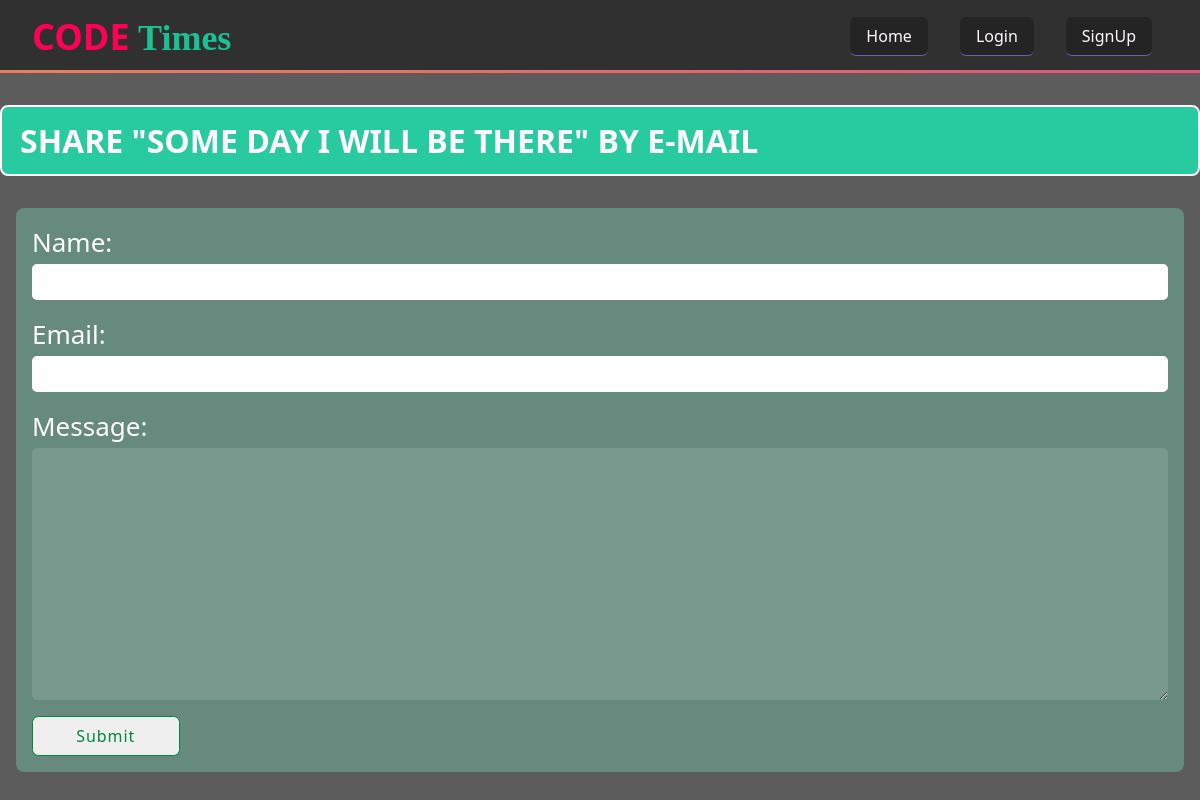
Page /share/20/ on the earlier database version.
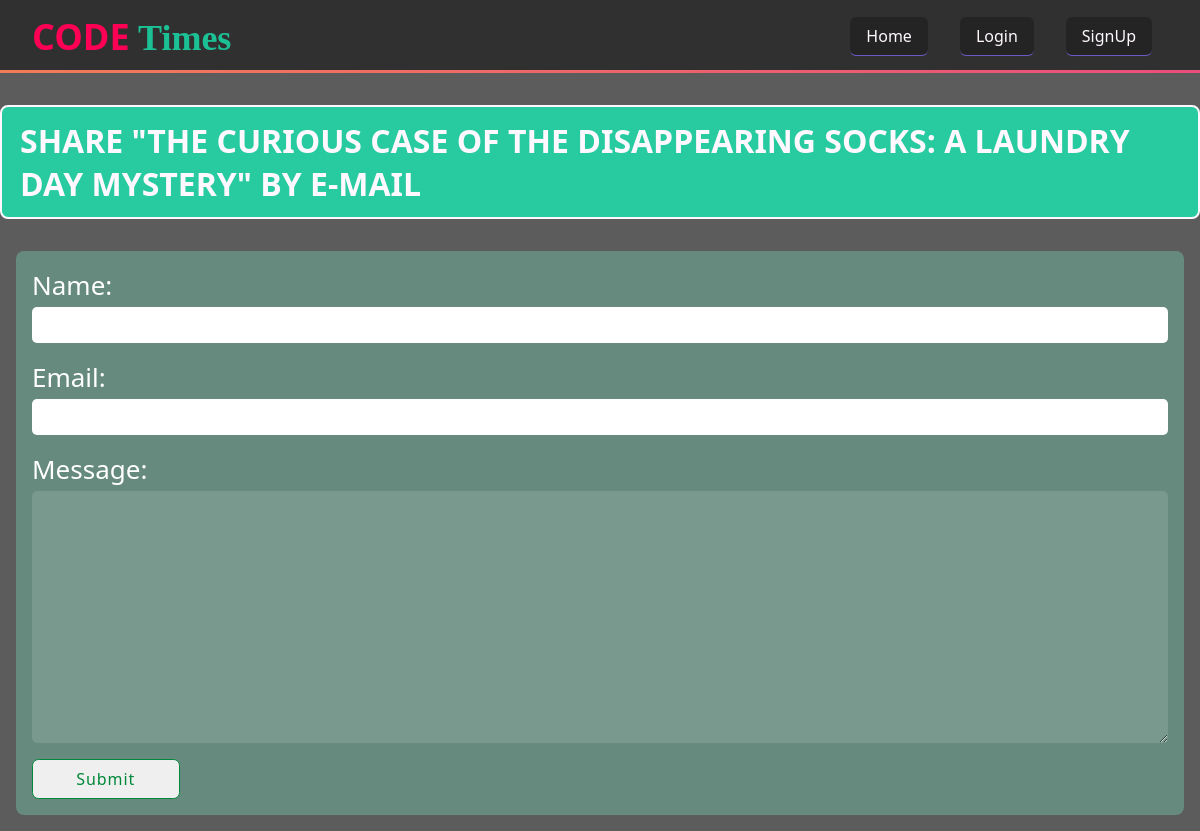
Same page on the later database version.
### blog/models.py (models this page shows, shortened)
class Post(models.Model):
    title = models.CharField(max_length=100)
    content = models.TextField()
    author = models.ForeignKey(User, on_delete=models.CASCADE)
    created_at = models.DateTimeField(auto_now_add=True)
    banner = models.ImageField(upload_to='', default='default.png', blank=True)
    class Meta:
        ordering = ['-created_at']

### blog/views.py (the view)
# urls.py: path('share/<int:pk>/', views.post_share, name='post_share')
def post_share(request, pk):
    post = Post.objects.get(pk=pk)
    sent = False
    if request.method == "POST":
        form = EmailPostForm(request.POST)
        if form.is_valid():
            cd = form.cleaned_data
            send_mail(subject=f"{cd['name']} recommends you to read a post",
                      message=f"{post.title}" + "\n\n" + cd['message'],
                      from_email=settings.EMAIL_HOST_USER,
                      recipient_list=[cd['email']],
                      auth_user=settings.EMAIL_HOST_USER,
                      auth_password=settings.EMAIL_HOST_PASSWORD)
            sent = True
            messages.success(request, "Email Sent successfullly")
            return redirect('/')
    else:
        form = EmailPostForm()
    return render(request, 'blog/share.html', {'post': post, 'form': form})

### blog/forms.py
class EmailPostForm(forms.Form):
    name = forms.CharField(max_length=100)
    email = forms.EmailField()
    message = forms.CharField(widget=forms.Textarea)

### blog/templates/blog/share.html (shortened to what this page needs)
{% extends 'base.html' %}
{% load static %}
{% block link %}
  <link rel="stylesheet" href="{% static 'share.css' %}">
{% endblock %}
{% block content %}
  <div class="main">
    {% if sent %}
      <div class="heading">
        <h1>E-mail successfully sent</h1>
      </div>
      <p>"{{ post.title }}" was successfully sent to {{ form.cleaned_data.to }}.</p>
    {% else %}
      <div class="heading">
        <h1>Share "{{ post.title }}" by e-mail</h1>
      </div>
      <form method="post" class="share_form">
        {{ form }}
        <input type="submit" value="Submit" />
      </form>
    {% endif %}
  </div>
{% endblock %}

Differences in the rows shown:
changed Post: title "SOME DAY I WILL BE THERE" → "THE CURIOUS CASE OF THE DISAPPEARING SOCKS: A LAUNDRY DAY MYSTERY"
